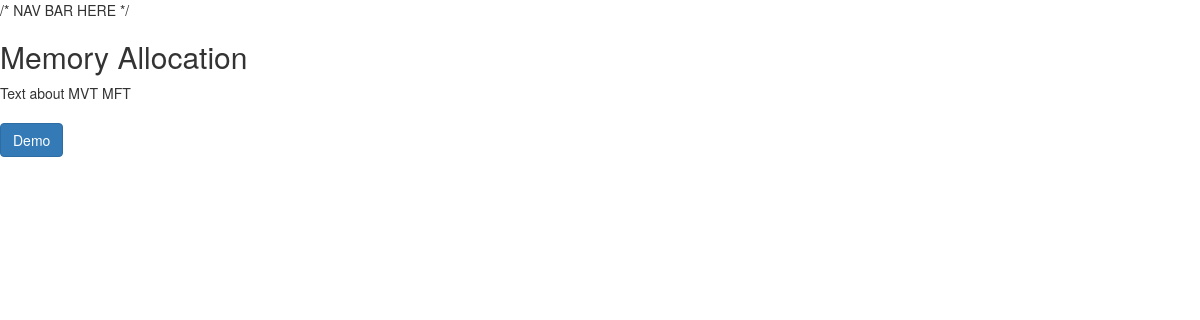
The app's page /memory/alloc/, older data.
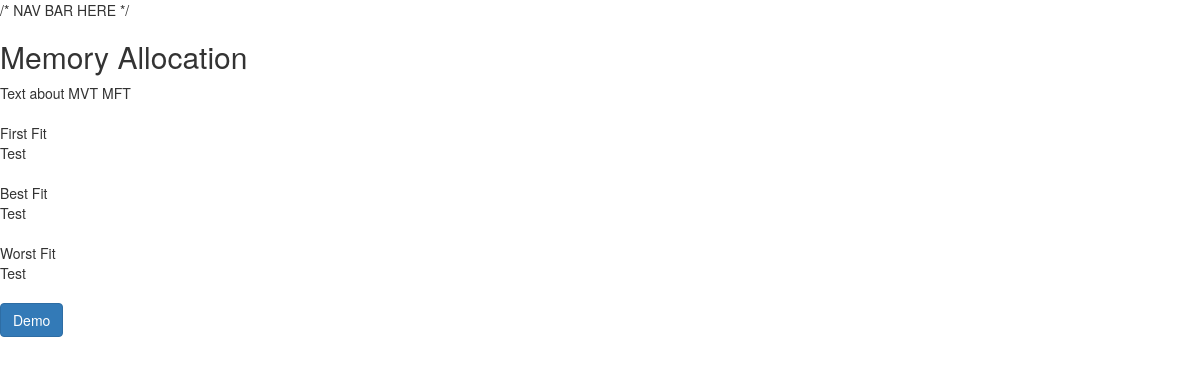
The same page, newer data.
### memory/models.py (models this page shows, shortened)
class MemSchedAlg(models.Model):
    name = models.CharField(max_length=200)
    description = models.TextField()
    demourl = models.CharField(max_length=200, blank=True)

### memory/views.py (the view)
def alloc(request):
    algos = MemSchedAlg.objects.all()
    context = {'algos': algos}
    return render(request, 'memory/alloc_index.html',context = context)

### memory/templates/memory/alloc_index.html (shortened to what this page needs)
{% extends "ossim/base.html" %}
{% block content %}
<div class="main-container">
  <div class="mem-alloc">
    <h2>Memory Allocation</h2>
    <div class="mvt">
      Text about MVT MFT
    </div>
    <br>
    {% for alg in algos %}
      {% if alg.demourl|stringformat:"s" == "mem"  %}
        <div class="alg-container">
          <div class="alg-name">  {{alg.name}} </div>
          <div class="alg-description">
            {{alg.description}}
          </div>
        </div>
        <br>
        {% endif %}
      {% endfor %}
        <a href="/memory/demo/" class="btn btn-primary">Demo</a><br>
  </div>
</div>
{% endblock %}

Row changes from the older to the newer data that the page shows:
added MemSchedAlg: name "First Fit", description "Test"
added MemSchedAlg: name "Best Fit", description "Test"
added MemSchedAlg: name "Worst Fit", description "Test"
